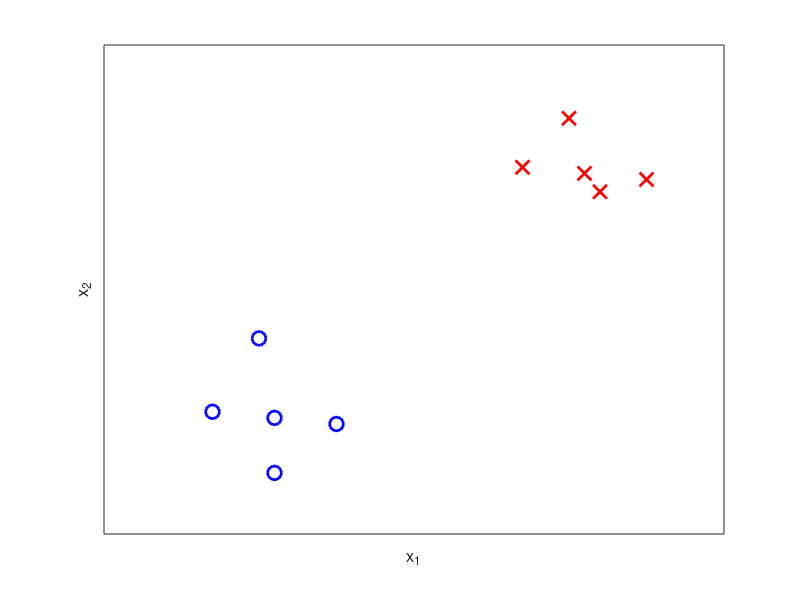
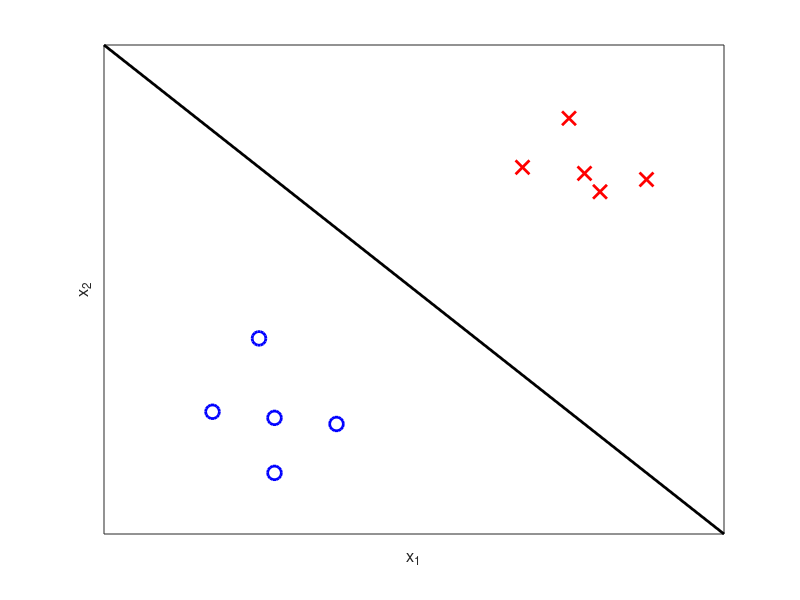
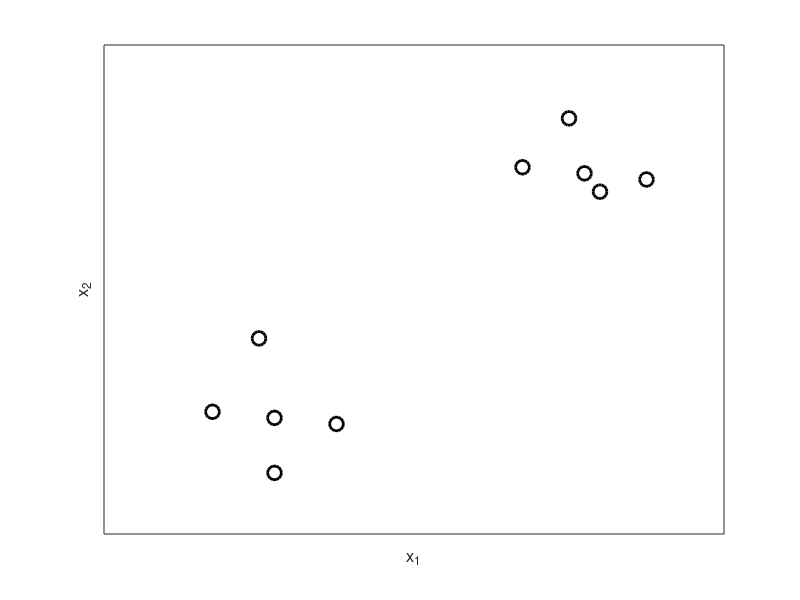
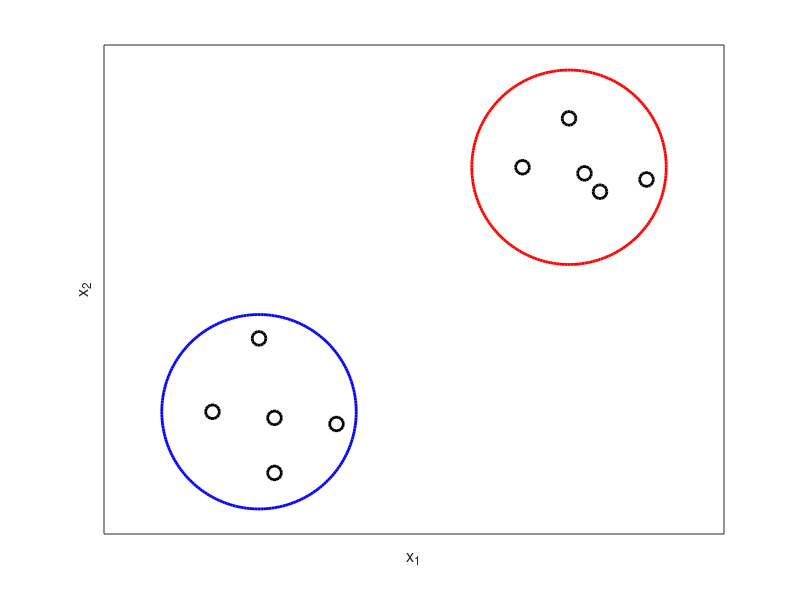

MATLAB code to generate these figures, in order: (Note: this script raises an error after producing the figures.)


close all;
clear all;
clc;
 
%% DATA DEFINITION
dataX1 = [0.7 1.1 1 1.5 1.1];
dataY1 = [1 0.5 1.6 0.9 0.95];
dataX2 = 2 + [0.7 1.2 1 1.5 1.1];
dataY2 = 2 + [1 0.8 1.4 0.9 0.95];

lineX = [0 4];
lineY = [4 0];

circleX = [1 3];
circleY = [1 3];


%% PLOT supervized 

h = figure;
plot(dataX1, dataY1, 'bo', 'MarkerSize', 10, 'LineWidth', 2);
hold on;
plot(dataX2, dataY2, 'rx', 'MarkerSize', 10, 'LineWidth', 2);
xlabel('x_1', 'FontSize', 12);
ylabel('x_2', 'FontSize', 12);
xlim([0 4]);
ylim([0 4]);
set(gca,'XTick',[]);
set(gca,'YTick',[]);
print(h, '-dpdf', 'supervized');

%% PLOT supervized + line

h = figure;
plot(dataX1, dataY1, 'bo', 'MarkerSize', 10, 'LineWidth', 2);
hold on;
plot(dataX2, dataY2, 'rx', 'MarkerSize', 10, 'LineWidth', 2);
plot(lineX, lineY, 'k-', 'MarkerSize', 10, 'LineWidth', 2);
xlabel('x_1', 'FontSize', 12);
ylabel('x_2', 'FontSize', 12);
xlim([0 4]);
ylim([0 4]);
set(gca,'XTick',[]);
set(gca,'YTick',[]);
print(h, '-dpdf', 'supervized_line');

%% PLOT unsupervized

h = figure;
plot(dataX1, dataY1, 'ko', 'MarkerSize', 10, 'LineWidth', 2);
hold on;
plot(dataX2, dataY2, 'ko', 'MarkerSize', 10, 'LineWidth', 2);
xlabel('x_1', 'FontSize', 12);
ylabel('x_2', 'FontSize', 12);
xlim([0 4]);
ylim([0 4]);
set(gca,'XTick',[]);
set(gca,'YTick',[]);
print(h, '-dpdf', 'unsupervized');

%% PLOT unsupervized + circle

h = figure;
plot([dataX1 , dataX2], [dataY1, dataY2], 'ko', 'MarkerSize', 10, 'LineWidth', 2);
hold on;
plot(-1, -1, 'bo', 'MarkerSize', 10, 'LineWidth', 2);
plot(-1, -1, 'ro', 'MarkerSize', 10, 'LineWidth', 2);
% plot(dataX2, dataY2, 'ko', 'MarkerSize', 10, 'LineWidth', 2);
plot(circleX(1), circleY(1), 'bo', 'MarkerSize', 140, 'LineWidth', 2);
plot(circleX(2), circleY(2), 'ro', 'MarkerSize', 140, 'LineWidth', 2);
xlabel('x_1', 'FontSize', 12);
ylabel('x_2', 'FontSize', 12);
xlim([0 4]);
ylim([0 4]);
set(gca,'XTick',[]);
set(gca,'YTick',[]);
legend('Data', 'Shluk 1', 'Shluk 2', 4);
print(h, '-dpdf', 'unsupervized_circle');







